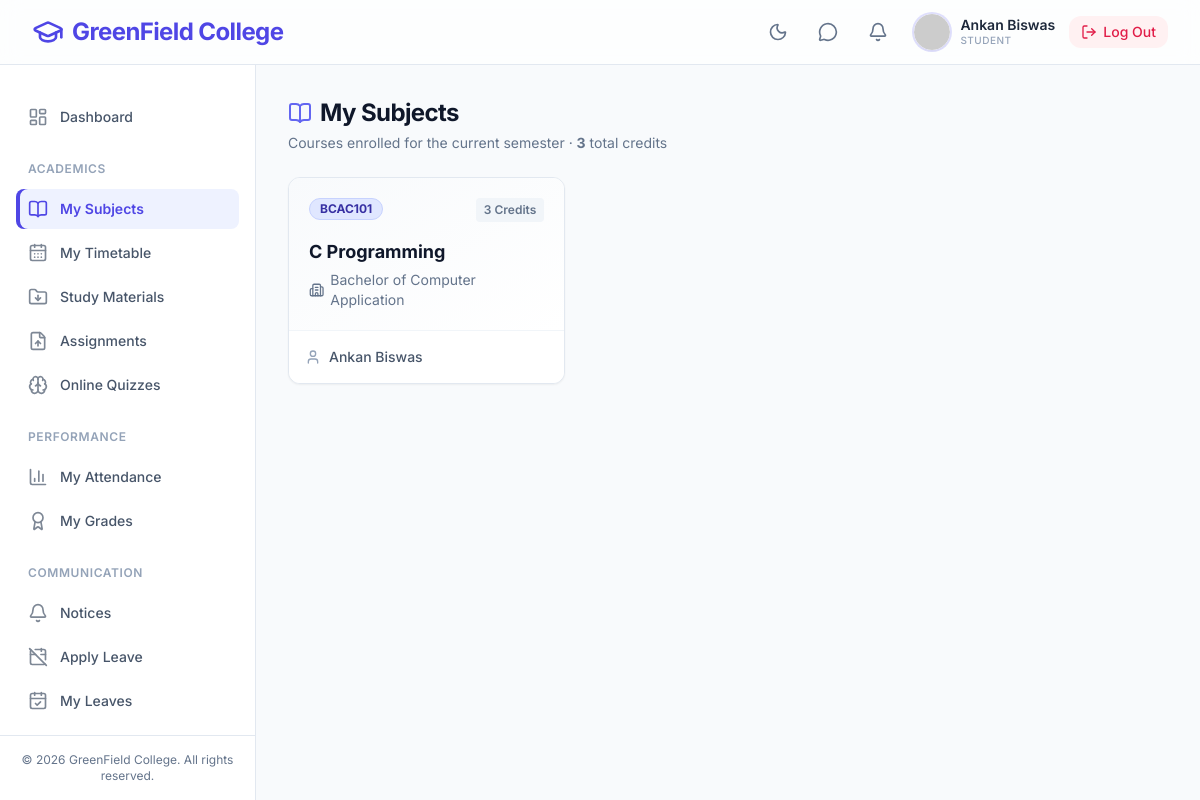
The page /views/student/my_subjects.php (signed in) on the database its author committed.
### tables this page shows
CREATE TABLE `courses` (
  `id` int(11) NOT NULL AUTO_INCREMENT,
  `department_id` int(11) NOT NULL,
  `semester_id` int(11) NOT NULL,
  `course_code` varchar(20) NOT NULL,
  `course_name` varchar(100) NOT NULL,
  `credits` int(11) NOT NULL,
  PRIMARY KEY (`id`),
  UNIQUE KEY `course_code` (`course_code`),
  KEY `semester_id` (`semester_id`),
  KEY `idx_course_dept_sem` (`department_id`,`semester_id`),
  CONSTRAINT `courses_ibfk_1` FOREIGN KEY (`department_id`) REFERENCES `departments` (`id`) ON DELETE CASCADE,
  CONSTRAINT `courses_ibfk_2` FOREIGN KEY (`semester_id`) REFERENCES `semesters` (`id`) ON DELETE CASCADE
);

CREATE TABLE `departments` (
  `id` int(11) NOT NULL AUTO_INCREMENT,
  `dept_code` varchar(20) NOT NULL,
  `dept_name` varchar(100) NOT NULL,
  `total_semesters` int(11) NOT NULL DEFAULT 8,
  `created_at` timestamp NOT NULL DEFAULT current_timestamp(),
  PRIMARY KEY (`id`),
  UNIQUE KEY `dept_code` (`dept_code`)
);

### views/student/my_subjects.php (the view, shortened to what this page needs)
<?php
$db = Database::getInstance()->getConnection();
$studentId = $_SESSION['user_id'];
$stmtStudent = $db->prepare("SELECT department_id, semester_id FROM students WHERE id = ?");
$stmtStudent->execute([$studentId]);
$student = $stmtStudent->fetch();
$departmentId = $student['department_id'] ?? 0;
$semesterId = $student['semester_id'] ?? 0;
$courseStmt = $db->prepare("
    SELECT c.*, d.dept_name, s.semester_number,
           GROUP_CONCAT(DISTINCT t.name ORDER BY t.name ASC SEPARATOR ', ') as faculty_names
    FROM courses c
    JOIN departments d ON c.department_id = d.id
    JOIN semesters s ON c.semester_id = s.id
    LEFT JOIN course_assignments ca ON c.id = ca.course_id
    LEFT JOIN teachers t ON ca.faculty_id = t.id
    WHERE c.department_id = ? AND c.semester_id = ?
    GROUP BY c.id
    ORDER BY c.course_code ASC
");
$courseStmt->execute([$departmentId, $semesterId]);
$courses = $courseStmt->fetchAll();
$totalCredits = array_sum(array_column($courses, 'credits'));
require_once __DIR__ . '/../../includes/header.php';
?>
<main class="flex-1 overflow-y-auto p-4 sm:p-6 lg:p-8 bg-slate-50 dark:bg-slate-900 transition-colors duration-200">
    <div class="max-w-7xl mx-auto space-y-6">
        <div class="flex flex-col sm:flex-row sm:items-center justify-between gap-4">
            <div>
                <h1 class="text-2xl font-bold tracking-tight text-slate-900 dark:text-white flex items-center gap-2">
                    <i data-lucide="book-open" class="w-6 h-6 text-indigo-500"></i> My Subjects
                </h1>
                <p class="text-sm text-slate-500 dark:text-slate-400 mt-1">Courses enrolled for the current semester · <strong><?= $totalCredits ?></strong> total credits</p>
            </div>
        </div>
        <?php if (empty($courses)): ?>
            <div class="bg-white dark:bg-slate-800 rounded-xl p-10 text-center border border-slate-200 dark:border-slate-700 shadow-sm">
                <div class="inline-flex items-center justify-center w-16 h-16 rounded-full bg-indigo-50 dark:bg-indigo-900/30 text-indigo-500 mb-4">
                    <i data-lucide="book-x" class="w-8 h-8"></i>
                </div>
                <h3 class="text-lg font-semibold text-slate-900 dark:text-white">No Subjects Found</h3>
                <p class="text-sm text-slate-500 mt-2 max-w-sm mx-auto">No courses are registered for your department and semester yet.</p>
            </div>
        <?php else: ?>
            <div class="grid grid-cols-1 md:grid-cols-2 lg:grid-cols-3 gap-6">
                <?php foreach ($courses as $course):
                    $colors = ['indigo', 'emerald', 'amber', 'purple', 'rose', 'cyan'];
                    $colorIdx = crc32($course['course_code']) % count($colors);
                    $color = $colors[$colorIdx];
                ?>
                <div class="bg-white dark:bg-slate-800 rounded-xl shadow-sm border border-slate-200 dark:border-slate-700 overflow-hidden transform transition-all duration-300 hover:shadow-md hover:-translate-y-1 group">
                    <div class="p-5 border-b border-slate-100 dark:border-slate-700/50 bg-gradient-to-br from-slate-50 to-white dark:from-slate-800 dark:to-slate-800/80">
                        <div class="flex justify-between items-start mb-4">
                            <span class="inline-flex items-center px-2.5 py-0.5 rounded-full text-xs font-bold bg-<?= $color ?>-100 text-<?= $color ?>-800 dark:bg-<?= $color ?>-900/40 dark:text-<?= $color ?>-300 border border-<?= $color ?>-200 dark:border-<?= $color ?>-800/50">
                                <?= htmlspecialchars($course['course_code']) ?>
                            </span>
                            <span class="text-xs font-semibold text-slate-500 dark:text-slate-400 bg-slate-100 dark:bg-slate-700/50 px-2 py-1 rounded">
                                <?= $course['credits'] ?> Credits
                            </span>
                        </div>
                        <h3 class="text-lg font-bold text-slate-900 dark:text-white line-clamp-2" title="<?= htmlspecialchars($course['course_name']) ?>">
                            <?= htmlspecialchars($course['course_name']) ?>
                        </h3>
                        <p class="text-sm text-slate-500 dark:text-slate-400 mt-1 flex items-center gap-1.5">
                            <i data-lucide="building-2" class="w-4 h-4"></i> <?= htmlspecialchars($course['dept_name']) ?>
                        </p>
                    </div>
                    <div class="p-4 bg-white dark:bg-slate-800">
                        <?php if (!empty($course['faculty_names'])): ?>
                        <div class="flex items-center gap-2 text-sm text-slate-600 dark:text-slate-300">
                            <i data-lucide="user" class="w-4 h-4 text-slate-400 shrink-0"></i>
                            <span class="font-medium truncate"><?= htmlspecialchars($course['faculty_names']) ?></span>
                        </div>
                        <?php endif; ?>
                    </div>
                </div>
                <?php endforeach; ?>
            </div>
        <?php endif; ?>
    </div>
</main>
<?php require_once __DIR__ . '/../../includes/footer.php'; ?>

### rows shown on the page
courses: course_code "BCAC101", credits "3", course_name "C Programming", department.dept_name "Bachelor of Computer Application", faculty_names "Ankan Biswas"

### other values the page prints
$userName "Ankan Biswas"
$roleName "STUDENT"
$link['label'] "Dashboard"
$link['label'] "ACADEMICS"
$link['label'] "My Subjects"
$link['label'] "My Timetable"
$link['label'] "Study Materials"
$link['label'] "Assignments"
$link['label'] "Online Quizzes"
$link['label'] "PERFORMANCE"
$link['label'] "My Attendance"
$link['label'] "My Grades"
$link['label'] "COMMUNICATION"
$link['label'] "Notices"
$link['label'] "Apply Leave"
